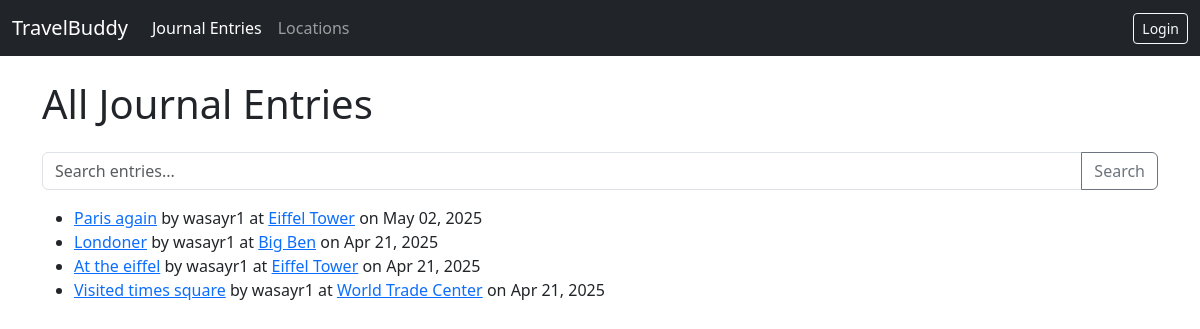
The page /project/ on the database as committed earlier.
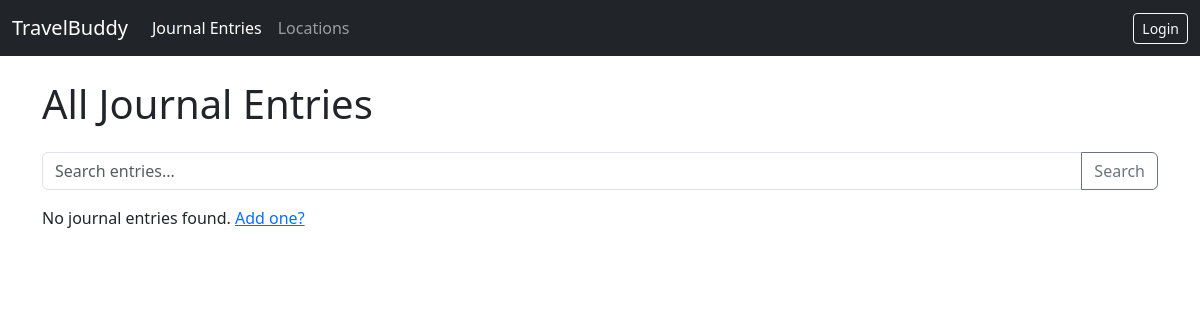
The same page on the database as committed later.
### project/models.py (models this page shows, shortened)
class JournalEntry(models.Model):
    title = models.CharField(max_length=200)
    content = models.TextField()
    created_date = models.DateTimeField(auto_now_add=True)
    updated_date = models.DateTimeField(auto_now=True)
    user = models.ForeignKey(User, on_delete=models.CASCADE)
    location = models.ForeignKey(Location, on_delete=models.SET_NULL, null=True, blank=True)
    image = models.ImageField(upload_to='journal_images/', blank=True, null=True)
    VISIBILITY_CHOICES = [
        ('public', 'Public'),
        ('private', 'Private'),
    ]
    visibility = models.CharField(max_length=10, choices=VISIBILITY_CHOICES, default='public')
    tags = models.ManyToManyField('Tag', through='EntryTag', blank=True)

class Location(models.Model):
    name = models.CharField(max_length=100)
    description = models.TextField()
    latitude = models.FloatField(null=True, blank=True)
    longitude = models.FloatField(null=True, blank=True)
    country = models.CharField(max_length=100)
    city = models.CharField(max_length=100)

### project/views.py (the view, shortened to what this page needs)
# urls.py: path('', views.JournalEntryListView.as_view(), name='entry-list'), # Homepage shows entries
class JournalEntryListView(generic.ListView):
    model = JournalEntry
    context_object_name = 'journalentry_list' # Default is 'object_list'
    template_name = 'project/journalentry_list.html' # Explicitly state template
    def get_queryset(self):
        queryset = JournalEntry.objects.order_by('-created_date') # Start with default ordering
        query = self.request.GET.get('q')
        return queryset

### project/templates/project/journalentry_list.html (shortened to what this page needs)
{% extends "project/base.html" %}
{% block header %}All Journal Entries{% endblock %}
{% block content %}
    <form method="get" action="{% url 'project:entry-list' %}" class="mb-3">
        <div class="input-group">
            <input type="text" name="q" class="form-control" placeholder="Search entries..." value="{% if request.GET.q %}{{ request.GET.q }}{% endif %}">
            <button class="btn btn-outline-secondary" type="submit">Search</button>
        </div>
    </form>
    {% if journalentry_list %}
        <ul>
        {% for entry in journalentry_list %}
            <li>
                <a href="{% url 'project:entry-detail' pk=entry.pk %}">{{ entry.title }}</a>
                by {{ entry.user.username }}
                {% if entry.location %}
                    at <a href="{% url 'project:location-detail' pk=entry.location.pk %}">{{ entry.location.name }}</a>
                {% else %}
                    at <span>No location</span>
                {% endif %}
                on {{ entry.created_date|date:"M d, Y" }}
            </li>
        {% endfor %}
        </ul>
    {% else %}
        <p>No journal entries found. <a href="{% url 'project:entry-create' %}">Add one?</a></p>
    {% endif %}
{% endblock %}

### project/templates/project/base.html (shortened to what this page needs)
{% load static %}
<!DOCTYPE html>
<html lang="en">
<head>
    <link href="https://cdn.jsdelivr.net/npm/bootstrap@5.3.3/dist/css/bootstrap.min.css" rel="stylesheet">
</head>
<body>
    <nav class="navbar navbar-expand-lg navbar-dark bg-dark fixed-top">
        <div class="container-fluid">
            <a class="navbar-brand" href="{% url 'project:entry-list' %}">TravelBuddy</a>
            <div class="collapse navbar-collapse" id="navbarNav">
                <ul class="navbar-nav me-auto mb-2 mb-lg-0">
                    <li class="nav-item">
                        <a class="nav-link {% if request.resolver_match.url_name == 'entry-list' %}active{% endif %}" href="{% url 'project:entry-list' %}">Journal Entries</a>
                    </li>
                    <li class="nav-item">
                        <a class="nav-link {% if request.resolver_match.url_name == 'location-list' %}active{% endif %}" href="{% url 'project:location-list' %}">Locations</a>
                    </li>
                </ul>
                <div class="d-flex">
                    {% if user.is_authenticated %}
                        <span class="navbar-text me-3">Hello, {{ user.username }}!</span>
                        <form action="{% url 'logout' %}" method="post" style="display: inline;">
                            {% csrf_token %}
                            <button type="submit" class="btn btn-outline-light btn-sm">Logout</button>
                        </form>
                    {% else %}
                        <a href="{% url 'login' %}" class="btn btn-outline-light btn-sm">Login</a>
                    {% endif %}
                </div>
            </div>
        </div>
    </nav>
    <main class="container mt-4">
         <h1 class="mb-4">{% block header %}{% endblock %}</h1>
        {% block content %}
        {% endblock %}
    </main>
</body>
</html>

### project/templates/project/base.html (style rules this page uses)
body { padding-top: 56px; }

Rows that differ between the two databases and show on the page:
removed JournalEntry: title "Paris again", user.username "wasayr1", location.name "Eiffel Tower", created_date "May 02, 2025"
removed JournalEntry: title "Londoner", user.username "wasayr1", location.name "Big Ben", created_date "Apr 21, 2025"
removed JournalEntry: title "At the eiffel", user.username "wasayr1", location.name "Eiffel Tower", created_date "Apr 21, 2025"
removed JournalEntry: title "Visited times square", user.username "wasayr1", location.name "World Trade Center", created_date "Apr 21, 2025"
Other text that changed with them:
text now shown: "No journal entries found. Add one?"
